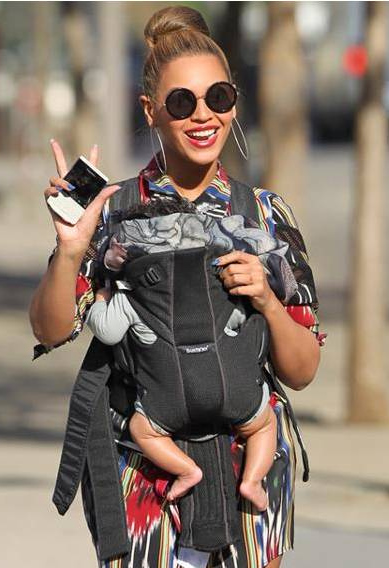
#> input picture NataliOlvera/CSP/images/NataliOlvera/Beyonce.jpg, 389 x 568 px
$ python '145 MaskExample2 (1).py'
#> lines starting #> are read from the running program, lines starting #| are printed output that depends on the picture
import os.path
import matplotlib.pyplot as plt
import numpy as np
import PIL
import PIL.ImageDraw

# Open the image file
directory = os.path.dirname(os.path.abspath(__file__))
filename = os.path.join(directory, 'Beyonce.jpg')
my_image = PIL.Image.open(filename)
#> my_image is the input picture: PIL image 389x568 RGB; mean R, G, B 134.7, 119, 106.2

# Assign the length and width of my_image to variables for later use
width = my_image.size[0]
#> width = 389
length = my_image.size[1]
#> length = 568

# Create my_mask, a black rectangle with transparency in some pixels
my_mask = PIL.Image.new('RGBA', (width, length), (0, 100, 0, 0))
drawing_layer = PIL.ImageDraw.Draw(my_mask)
drawing_layer.ellipse((125, 20, 250, 150), fill=(255, 50, 0, 255))
drawing_layer.ellipse((125, 20, 250, 168), fill=(255, 50, 0, 255))
drawing_layer.ellipse((125, 20, 250, 168), fill=(255, 50, 0, 255))
drawing_layer.ellipse((125, 20, 250, 168), fill=(255, 50, 0, 255))

# Apply my_mask as a mask to my_image, creating the result
result = PIL.Image.new('RGBA', (width, length))
#> result: PIL image 389x568 RGBA; every value is 0
result.paste(my_image,(-100,0), mask=my_mask)
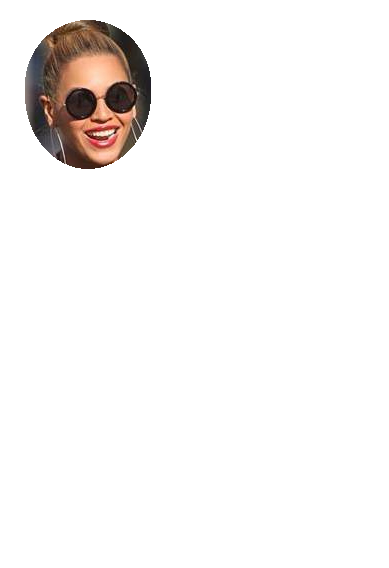
#> result: PIL image 389x568 RGBA; mean R, G, B, A 8.5, 6.1, 5, 17.3; transparent parts drawn white
result.paste(my_image,(60,0), mask=my_mask)
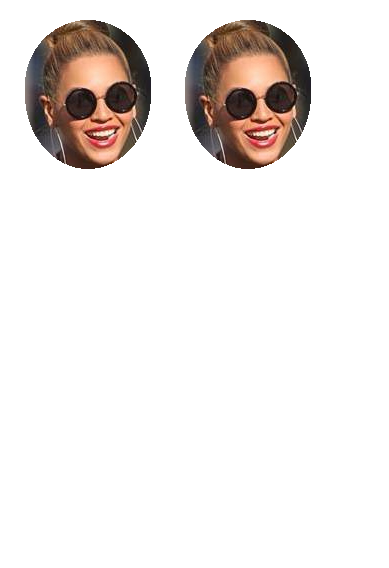
#> result: PIL image 389x568 RGBA; mean R, G, B, A 17, 12.3, 10.1, 34.6; transparent parts drawn white
result.paste(my_image,(-100,200), mask=my_mask)
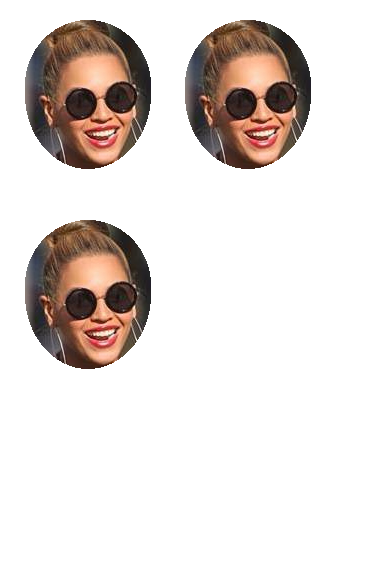
#> result: PIL image 389x568 RGBA; mean R, G, B, A 25.5, 18.4, 15.1, 51.8; transparent parts drawn white
result.paste(my_image,(60,200), mask=my_mask)
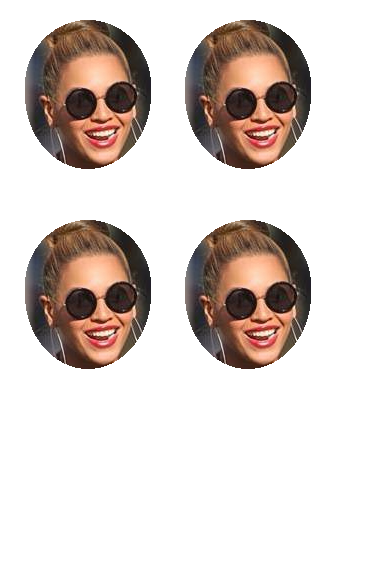
#> result: PIL image 389x568 RGBA; mean R, G, B, A 34.1, 24.6, 20.1, 69.1; transparent parts drawn white

fig, axes = plt.subplots(1, 3)
for i in range(3):
    axes[i].axis('on')
axes[0].imshow(my_image, interpolation='none')
axes[0].set_title('my_image')
axes[1].imshow(my_mask, interpolation='none')
axes[1].set_title('my_mask')
axes[2].imshow(result, interpolation='none')
axes[2].set_title('result')
fig.show()
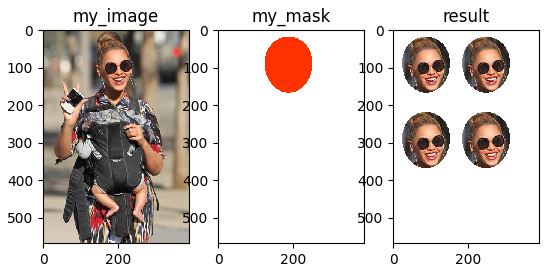
#> figure drawn by matplotlib, 3 panels

$ run again, with NataliOlvera/CSP/images/NataliOlvera/Balloon.jpg copied over NataliOlvera/CSP/images/NataliOlvera/Beyonce.jpg
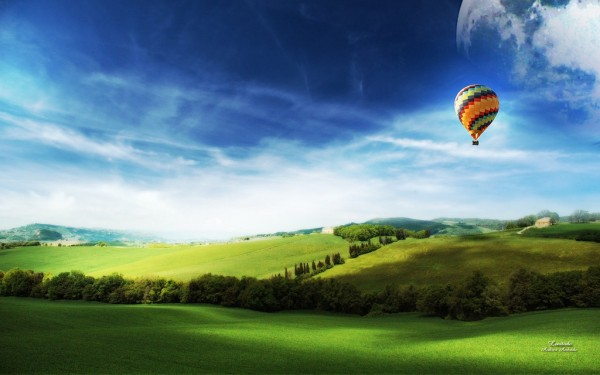
#> input picture NataliOlvera/CSP/images/NataliOlvera/Balloon.jpg, 600 x 375 px
#> my_image is the input picture: PIL image 600x375 RGB; mean R, G, B 97, 127.1, 126.5
#> `result.paste(my_image,(60,200), mask=my_mask)`:
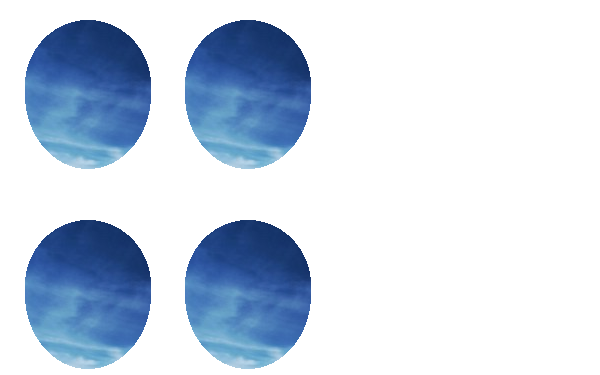
#> result: PIL image 600x375 RGBA; mean R, G, B, A 17.1, 28.9, 43.9, 67.9; transparent parts drawn white
#> `fig.show()`:
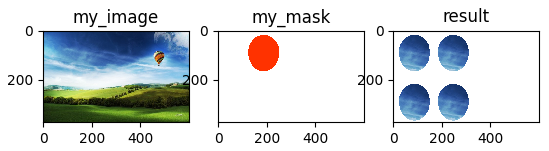
#> figure drawn by matplotlib, 3 panels

$ run again, with NataliOlvera/CSP/images/NataliOlvera/babies.jpg copied over NataliOlvera/CSP/images/NataliOlvera/Beyonce.jpg
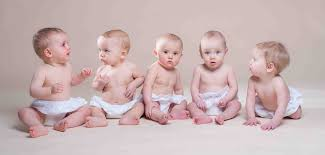
#> input picture NataliOlvera/CSP/images/NataliOlvera/babies.jpg, 325 x 155 px
#> my_image is the input picture: PIL image 325x155 RGB; mean R, G, B 201.4, 180.1, 180.1
#> `result.paste(my_image,(60,0), mask=my_mask)`:
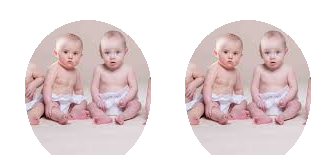
#> result: PIL image 325x155 RGBA; mean R, G, B, A 118, 103.9, 104.7, 144.5; transparent parts drawn white
#> `fig.show()`:
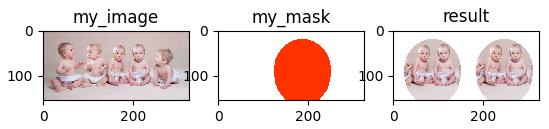
#> figure drawn by matplotlib, 3 panels

$ run again, with NataliOlvera/CSP/images/NataliOlvera/babygirl.jpg copied over NataliOlvera/CSP/images/NataliOlvera/Beyonce.jpg
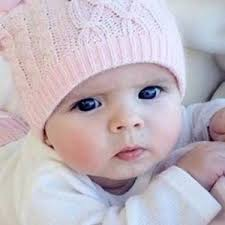
#> input picture NataliOlvera/CSP/images/NataliOlvera/babygirl.jpg, 225 x 225 px
#> my_image is the input picture: PIL image 225x225 RGB; mean R, G, B 193.7, 182.9, 191.7
#> `result.paste(my_image,(60,0), mask=my_mask)`:
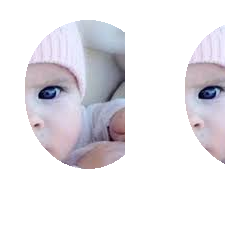
#> result: PIL image 225x225 RGBA; mean R, G, B, A 60.6, 58.2, 63, 84.7; transparent parts drawn white
#> `fig.show()`:
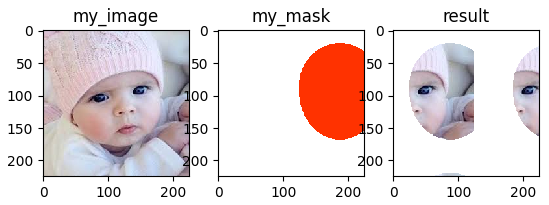
#> figure drawn by matplotlib, 3 panels
